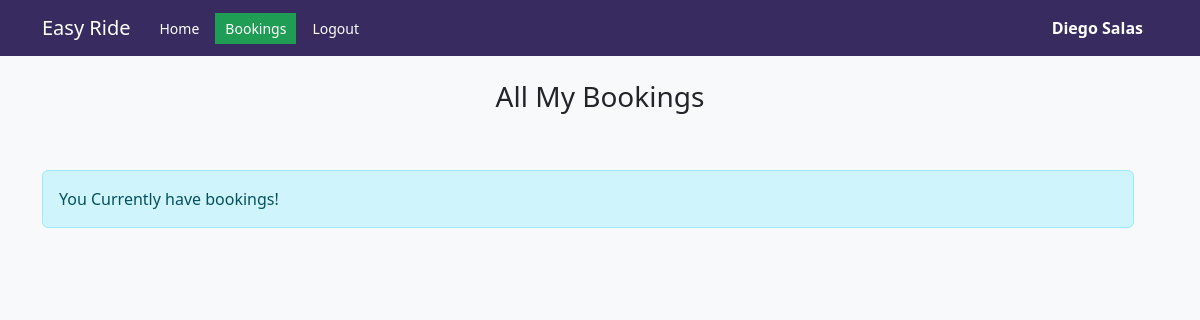
Page /mybookings.php (signed in) on the earlier database version.
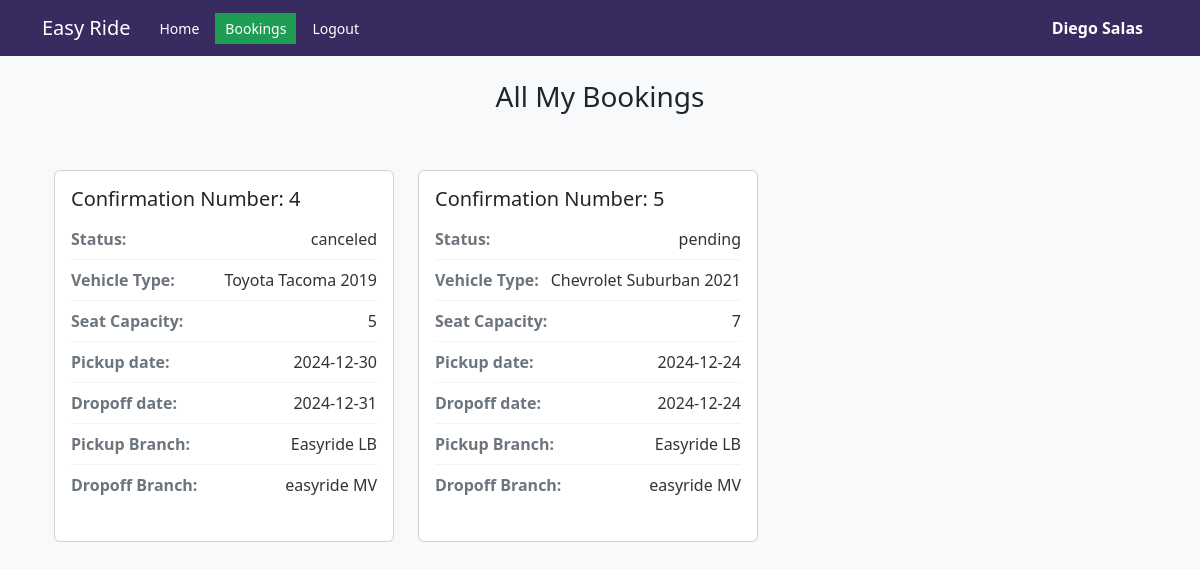
Same page on the later database version.
### tables this page shows
CREATE TABLE `customers` (
  `customer_id` int(11) NOT NULL,
  `customer_fname` varchar(25) NOT NULL,
  `customer_lname` varchar(25) NOT NULL,
  `customer_address` varchar(255) NOT NULL,
  `customer_phonenum` varchar(15) NOT NULL,
  `customer_email` varchar(50) NOT NULL,
  `customer_password` varchar(100) NOT NULL
);

CREATE TABLE `booking` (
  `confirmation_num` int(11) NOT NULL,
  `status` varchar(25) NOT NULL DEFAULT 'pending',
  `vehicle_registration` int(11) NOT NULL,
  `pickup_date` date NOT NULL,
  `pickup_employee_email` varchar(50) DEFAULT NULL,
  `customer_id` int(11) NOT NULL,
  `drop_date` date NOT NULL,
  `drop_employee_email` varchar(50) DEFAULT NULL,
  `pickup_branch_id` int(11) NOT NULL,
  `drop_branch_id` int(11) NOT NULL,
  `amount` float(10,2) NOT NULL
);

CREATE TABLE `vehicle` (
  `car_id` int(11) NOT NULL,
  `c_name` varchar(25) NOT NULL,
  `description` varchar(200) NOT NULL,
  `model_year` int(11) NOT NULL,
  `manufacturer` varchar(20) NOT NULL,
  `color` varchar(10) NOT NULL
);

CREATE TABLE `vehicle_details` (
  `registration_num` int(11) NOT NULL,
  `seat_capacity` int(11) NOT NULL,
  `mileage` int(11) NOT NULL,
  `rate` float(10,2) NOT NULL,
  `type_car_id` int(11) NOT NULL,
  `fuel_type_id` int(11) NOT NULL,
  `vehicle_branch_id` int(11) NOT NULL,
  `car_id` int(11) NOT NULL
);

CREATE TABLE `branch` (
  `branch_id` int(11) NOT NULL,
  `location` varchar(50) NOT NULL,
  `branch_name` varchar(50) NOT NULL
);

### includes/init.php (called while the page is built, shortened)
<?php
require 'classes/user.php';
$db_obj = new Database();
$db_connection = $db_obj->dbConnection();
$user_obj = new User($db_connection);

### includes/classes/user.php (called while the page is built, shortened)
<?php
class User{
    protected $db;
    function __construct($db_connection){
        $this->db = $db_connection;
    }
    function find_user_by_id($id){
        try{
            $find_user = $this->db->prepare("SELECT * FROM `customers` WHERE customer_id = ?");
            $find_user->execute([$id]);
            if($find_user->rowCount() === 1){
                return $find_user->fetch(PDO::FETCH_OBJ);
            }
            else{
                return false;
            }
        }
        catch (PDOException $e) {
            die($e->getMessage());
        }
    }
    function all_user_bookings($id){
        try{
            $get_bookings = $this->db->prepare("SELECT confirmation_num, status, manufacturer, c_name, model_year, seat_capacity, pickup_date, drop_date, b1.branch_name as b1_branch_name, b2.branch_name as b2_branch_name, customer_id
                                                FROM `booking` as bo
                                                LEFT JOIN `vehicle_details` as vd ON
                                                vd.registration_num=bo.vehicle_registration
                                                LEFT JOIN `vehicle` as v ON v.car_id=vd.car_id
                                                LEFT JOIN `branch` as b1 ON b1.branch_id=bo.pickup_branch_id
                                                LEFT JOIN `branch` as b2 ON b2.branch_id=bo.drop_branch_id
                                                HAVING customer_id = ?");
            $get_bookings->execute([$id]);
            if($get_bookings->rowCount() > 0){
                return $get_bookings->fetchAll(PDO::FETCH_OBJ);
            }
            else{
                return false;
            }
        }
        catch (PDOException $e) {
            die($e->getMessage());
        }
    }
}
?>

### mybookings.php (the view, shortened to what this page needs)
<?php
require 'includes/init.php';
if(isset($_SESSION['customer_id']) && isset($_SESSION['email'])){
    $user_data = $user_obj->find_user_by_id($_SESSION['customer_id']);
    $all_bookings = $user_obj->all_user_bookings($_SESSION['customer_id']);
}
else{
    header('Location: logout.php');
    exit;
}
?>
<!DOCTYPE html>
<html lang="en">
<head>
    <link rel="stylesheet" href="./style.css">
    <link href="https://cdn.jsdelivr.net/npm/bootstrap@5.3.0-alpha1/dist/css/bootstrap.min.css" rel="stylesheet">
</head>
<body class="bg-light">
<nav class="navbar navbar-expand-lg navbar-dark nav-container">
        <div class="container">
            <a class="navbar-brand" href="#">Easy Ride</a>
            <div class="collapse navbar-collapse justify-content-center" id="navbarNav">
                <ul class="navbar-nav me-auto mb-2 mb-lg-0">
                    <li class="nav-item"><a href="profile.php" rel="noopener noreferrer" class="nav-link">Home</a></li>
                    <li class="nav-item"><a href="mybookings.php" rel="noopener noreferrer" class="nav-link active">Bookings</a></li>
                    <li class="nav-item"><a href="logout.php" rel="noopener noreferrer" class="nav-link">Logout</a></li>
                </ul>
                <span class="employee-name">
                <?php echo  $user_data->customer_fname." ".$user_data->customer_lname;?>
                </span>
            </div>
        </div>
</nav>
<div class="container px-4 py-4">
            <div class="row mb-4">
                <div class="col-12">
                    <h1 class="h3">All My Bookings</h1>
                </div>
            <div class="row g-4">
                <?php
                if($all_bookings){
                    foreach($all_bookings as $row){
                        echo '<div class="col-xl-4 col-md-6 col-sm-12">
                                <div class="card vehicle-card h-100">
                                    <div class="card-body">
                                        <h5 class="card-title">Confirmation Number: '.$row->confirmation_num.'</h5>
                                        <div class="detail-row"><span class="detail-label">Status:</span><span class="detail-value"> '.$row->status.'</span></div>
                                        <div class="detail-row"><span class="detail-label">Vehicle Type:</span><span class="detail-value"> '.$row->manufacturer.' '.$row->c_name.' '.$row->model_year.'</span></div>
                                        <div class="detail-row"><span class="detail-label">Seat Capacity:</span><span class="detail-value">'.$row->seat_capacity.'</span></div>
                                        <div class="detail-row"><span class="detail-label">Pickup date:</span><span class="detail-value"> '.$row->pickup_date.'</span></div>
                                        <div class="detail-row"><span class="detail-label">Dropoff date: </span><span class="detail-value">'.$row->drop_date.'</span></div>
                                        <div class="detail-row"><span class="detail-label">Pickup Branch:</span><span class="detail-value"> '.$row->b1_branch_name.'</span></div>
                                        <div class="detail-row"><span class="detail-label">Dropoff Branch:</span><span class="detail-value"> '.$row->b2_branch_name.'</span></div>
                                    </div>
                                </div>
                            </div>';
                    }
                }
                else{
                    echo '<div class="alert alert-info">You Currently have bookings!</div>';
                }
                ?>
            </div>
        </div>
    </div>
</body>
</html>

### style.css (style rules this page uses)
* { box-sizing: border-box; -webkit-box-sizing: border-box; }
body { padding: 0px; margin: 0; font-family: 'Open Sans', sans-serif; background-color: #F8FAFC; }
a { color: inherit; text-decoration: none; outline: none; }
h1 { text-align: center; color: #232323; }
.active { outline: none; background-color: #1F9D55 !important; color: #FFF !important; }
body { font-family: 'Open Sans', sans-serif; background-color: #F8FAFC; color: #232323; }
.nav-container { background-color: #382B5F !important; }
.nav-container .nav-link { color: #FFF !important; font-size: 14px; padding: 5px 10px !important; margin: 0 3px; }
.nav-container .nav-link.active { background-color: #1F9D55 !important; color: #FFF !important; }
.container { max-width: 100%; }
.employee-name { color: #FFF; margin-right: 15px; font-weight: bold; }
.vehicle-card { border-radius: 10px; transition: transform 0.3s ease, box-shadow 0.3s ease; margin-bottom: 20px; }
.detail-row { display: flex; justify-content: space-between; padding: 8px 0; border-bottom: 1px solid #f1f3f5; }
.detail-row:last-child { border-bottom: none; }
.detail-label { color: #6c757d; font-weight: 600; }
.detail-value { color: #333; }

Differences in the rows shown:
added booking: confirmation_num "4", status "canceled", vehicle.manufacturer "Toyota", vehicle.c_name "Tacoma", vehicle.model_year "2019", vehicle_details.seat_capacity "5", pickup_date "2024-12-30", drop_date "2024-12-31", pickup_branch.branch_name "Easyride LB", drop_branch.branch_name "easyride MV"
added booking: confirmation_num "5", status "pending", vehicle.manufacturer "Chevrolet", vehicle.c_name "Suburban", vehicle.model_year "2021", vehicle_details.seat_capacity "7", pickup_date "2024-12-24", drop_date "2024-12-24", pickup_branch.branch_name "Easyride LB", drop_branch.branch_name "easyride MV"
Other differences:
text no longer shown: "You Currently have bookings!"
